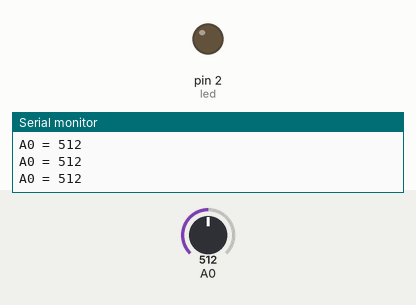
Simulated run of this sketch. Board: Arduino Uno, built with avr-gcc and run on an emulated ATmega328P. Shown: output pins drawn as LEDs (lit = HIGH), the last lines printed to the serial monitor. The inputs (shaded band) are chosen by the test bench; at power-on: A0 = 512.

Above: at 1.2 s.
1.3 s: A0 set to 7
2.8 s: A0 set to 4
At 4.0 s:
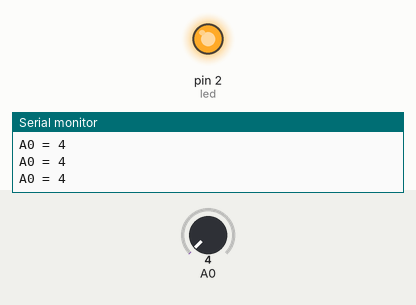
4.3 s: A0 set to 122
At 5.1 s:
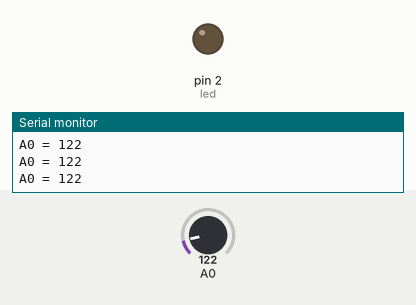
Timing chart, 0 to 7.3 s (numbered marks = the images above; inputs shaded):
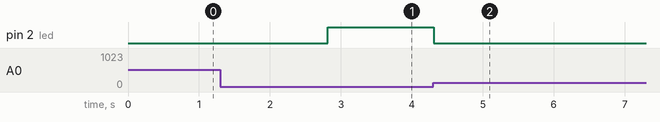

The sketch:

Photoresistor.ino
```cpp
const int led = 2;

void setup() {
  // put your setup code here, to run once:
  Serial.begin(9600);
  pinMode(led, OUTPUT);
}

void loop() {
  // put your main code here, to run repeatedly:
  int a0 = analogRead(A0);
  Serial.print("A0 = ");
  Serial.println(a0);

  if (a0 <= 5) {
    digitalWrite(led, HIGH);
  } else {
    digitalWrite(led, LOW);
  }
}
```

Measured:
- the behaviour switches between 6 and 5 on A0 (found by bisection; images 0 and 1)
- after the input at 2.8 s, pin 2 (led): LOW → HIGH at once
- after the input at 4.3 s, pin 2 (led): HIGH → LOW at once
